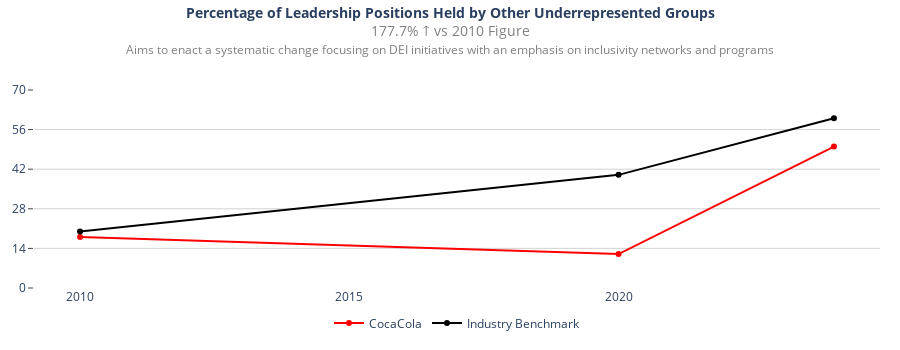

The code cell stored with this chart in its notebook:
### Markdown cell above
# Underrepresented Groups in Leadership Positions

### Code cell
data = {
    'Year': [2010, 2020, 2024],
    'CocaCola': [18, 12, 50],
    'Industry Benchmark': [20, 40, 60]
}

df = pd.DataFrame(data)
df_long = df.melt(id_vars='Year', var_name='Category', value_name='Percentage')


fig_inc = px.line(
    df_long,
    x='Year',
    y='Percentage',
    color='Category',
    markers=True,
    color_discrete_map={
        'CocaCola': 'red',
        'Industry Benchmark': 'black'
    }
)


fig_inc.update_layout(
    title=dict(
        text=(
            '<b>Percentage of Leadership Positions Held by Other Underrepresented Groups</b><br>'
            '<span style="font-size:14px;color:gray">177.7% ↑ vs 2010 Figure</span><br>'
            '<span style="font-size:12px;color:gray">'
            'Aims to enact a systematic change focusing on DEI initiatives with an emphasis on inclusivity networks and programs'
            '</span>'
        ),
        x=0.5, y=0.95,
        xanchor='center', yanchor='top',
        font=dict(size=14)
    ),
    margin=dict(l=20, r=20, t=90, b=40),
    xaxis=dict(
        tickmode='linear',
        tick0=2010,
        dtick=5,
        showgrid=False,
        zeroline=False,
        title=None
    ),
    yaxis=dict(
        title=None,
        tickvals=[0, 14, 28, 42, 56, 70],
        range=[0, 70],
        gridcolor='lightgray',
        ticks='outside',
        showline=False
    ),
    showlegend=True,
    legend=dict(
        orientation='h',
        yanchor='bottom',
        y=-0.25,
        xanchor='center',
        x=0.5,
        title=None,
        font=dict(size=12)
    ),
    height=350,
    plot_bgcolor='white'
)

fig_inc.show()

### Figure 1 — Plotly figure (JSON) as saved in the notebook; plotly's stock layout.template omitted (floating-point values rounded to 4 significant figures)
{"data": [{"hovertemplate": "Category=CocaCola<br>Year=%{x}<br>Percentage=%{y}<extra></extra>", "legendgroup": "CocaCola", "line": {"color": "red", "dash": "solid"}, "marker": {"symbol": "circle"}, "mode": "lines+markers", "name": "CocaCola", "orientation": "v", "showlegend": true, "type": "scatter", "x": [2010, 2020, 2024], "xaxis": "x", "y": [18, 12, 50], "yaxis": "y"}, {"hovertemplate": "Category=Industry Benchmark<br>Year=%{x}<br>Percentage=%{y}<extra></extra>", "legendgroup": "Industry Benchmark", "line": {"color": "black", "dash": "solid"}, "marker": {"symbol": "circle"}, "mode": "lines+markers", "name": "Industry Benchmark", "orientation": "v", "showlegend": true, "type": "scatter", "x": [2010, 2020, 2024], "xaxis": "x", "y": [20, 40, 60], "yaxis": "y"}], "layout": {"height": 350, "legend": {"font": {"size": 12}, "orientation": "h", "title": {}, "tracegroupgap": 0, "x": 0.5, "xanchor": "center", "y": -0.25, "yanchor": "bottom"}, "margin": {"b": 40, "l": 20, "r": 20, "t": 90}, "plot_bgcolor": "white", "showlegend": true, "title": {"font": {"size": 14}, "text": "<b>Percentage of Leadership Positions Held by Other Underrepresented Groups</b><br><span style=\"font-size:14px;color:gray\">177.7% ↑ vs 2010 Figure</span><br><span style=\"font-size:12px;color:gray\">Aims to enact a systematic change focusing on DEI initiatives with an emphasis on inclusivity networks and programs</span>", "x": 0.5, "xanchor": "center", "y": 0.95, "yanchor": "top"}, "xaxis": {"anchor": "y", "autorange": true, "domain": [0, 1], "dtick": 5, "range": [2009.0, 2025.0], "showgrid": false, "tick0": 2010, "tickmode": "linear", "title": {}, "type": "linear", "zeroline": false}, "yaxis": {"anchor": "x", "domain": [0, 1], "gridcolor": "lightgray", "range": [0, 70], "showline": false, "ticks": "outside", "tickvals": [0, 14, 28, 42, 56, 70], "title": {}, "type": "linear"}}}
